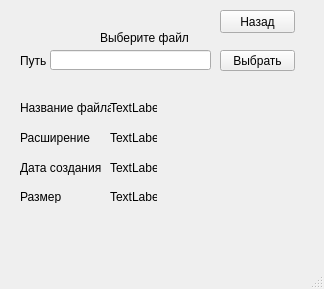
<?xml version="1.0" encoding="UTF-8"?>
<ui version="4.0">
 <class>MainWindow</class>
 <widget class="QMainWindow" name="MainWindow">
  <property name="geometry">
   <rect>
    <x>0</x>
    <y>0</y>
    <width>324</width>
    <height>289</height>
   </rect>
  </property>
  <property name="windowTitle">
   <string>MainWindow</string>
  </property>
  <widget class="QWidget" name="centralwidget">
   <widget class="QLineEdit" name="lineEdit">
    <property name="geometry">
     <rect>
      <x>50</x>
      <y>50</y>
      <width>161</width>
      <height>20</height>
     </rect>
    </property>
   </widget>
   <widget class="QLabel" name="label">
    <property name="geometry">
     <rect>
      <x>100</x>
      <y>30</y>
      <width>91</width>
      <height>16</height>
     </rect>
    </property>
    <property name="text">
     <string>Выберите файл</string>
    </property>
   </widget>
   <widget class="QLabel" name="label1">
    <property name="geometry">
     <rect>
      <x>110</x>
      <y>100</y>
      <width>47</width>
      <height>16</height>
     </rect>
    </property>
    <property name="text">
     <string>TextLabel</string>
    </property>
   </widget>
   <widget class="QLabel" name="label2">
    <property name="geometry">
     <rect>
      <x>110</x>
      <y>130</y>
      <width>47</width>
      <height>16</height>
     </rect>
    </property>
    <property name="text">
     <string>TextLabel</string>
    </property>
   </widget>
   <widget class="QLabel" name="label3">
    <property name="geometry">
     <rect>
      <x>110</x>
      <y>160</y>
      <width>47</width>
      <height>16</height>
     </rect>
    </property>
    <property name="text">
     <string>TextLabel</string>
    </property>
   </widget>
   <widget class="QLabel" name="label4">
    <property name="geometry">
     <rect>
      <x>110</x>
      <y>190</y>
      <width>47</width>
      <height>13</height>
     </rect>
    </property>
    <property name="text">
     <string>TextLabel</string>
    </property>
   </widget>
   <widget class="QPushButton" name="label_select">
    <property name="geometry">
     <rect>
      <x>220</x>
      <y>50</y>
      <width>75</width>
      <height>21</height>
     </rect>
    </property>
    <property name="text">
     <string>Выбрать</string>
    </property>
   </widget>
   <widget class="QPushButton" name="btn_back">
    <property name="geometry">
     <rect>
      <x>220</x>
      <y>10</y>
      <width>75</width>
      <height>23</height>
     </rect>
    </property>
    <property name="text">
     <string>Назад</string>
    </property>
   </widget>
   <widget class="QLabel" name="label_name">
    <property name="geometry">
     <rect>
      <x>20</x>
      <y>100</y>
      <width>91</width>
      <height>16</height>
     </rect>
    </property>
    <property name="text">
     <string>Название файла</string>
    </property>
   </widget>
   <widget class="QLabel" name="label_res">
    <property name="geometry">
     <rect>
      <x>20</x>
      <y>130</y>
      <width>81</width>
      <height>16</height>
     </rect>
    </property>
    <property name="text">
     <string>Расширение</string>
    </property>
   </widget>
   <widget class="QLabel" name="label_create">
    <property name="geometry">
     <rect>
      <x>20</x>
      <y>160</y>
      <width>81</width>
      <height>16</height>
     </rect>
    </property>
    <property name="text">
     <string>Дата создания</string>
    </property>
   </widget>
   <widget class="QLabel" name="label_size">
    <property name="geometry">
     <rect>
      <x>20</x>
      <y>190</y>
      <width>47</width>
      <height>13</height>
     </rect>
    </property>
    <property name="text">
     <string>Размер</string>
    </property>
   </widget>
   <widget class="QLabel" name="label_put">
    <property name="geometry">
     <rect>
      <x>20</x>
      <y>50</y>
      <width>31</width>
      <height>21</height>
     </rect>
    </property>
    <property name="text">
     <string>Путь</string>
    </property>
   </widget>
  </widget>
  <widget class="QMenuBar" name="menubar">
   <property name="geometry">
    <rect>
     <x>0</x>
     <y>0</y>
     <width>324</width>
     <height>21</height>
    </rect>
   </property>
  </widget>
  <widget class="QStatusBar" name="statusbar"/>
 </widget>
 <resources/>
 <connections/>
</ui>
